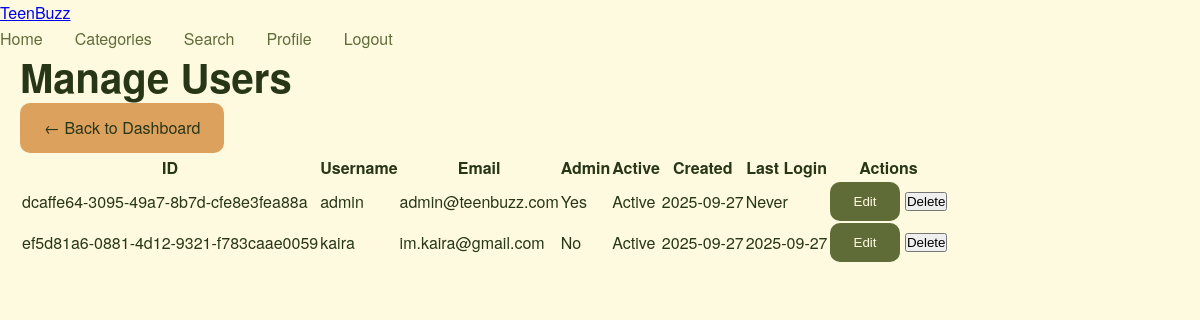
/admin/users (signed in), run on the app's committed database.
### tables this page shows
CREATE TABLE users (
            id TEXT PRIMARY KEY,
            username TEXT UNIQUE NOT NULL,
            email TEXT UNIQUE NOT NULL,
            password_hash TEXT NOT NULL,
            is_admin BOOLEAN DEFAULT 0,
            created_at TIMESTAMP DEFAULT CURRENT_TIMESTAMP,
            updated_at TIMESTAMP DEFAULT CURRENT_TIMESTAMP
        , last_login TIMESTAMP, is_active BOOLEAN DEFAULT 1);

### app_with_auth.py (the view)
@app.route('/admin/users')
@admin_required
def admin_users():
    try:
        users = local_db.select('users') if local_db else []
        return render_template('admin_users.html', users=users)
    except Exception as e:
        flash(f'Error loading users: {str(e)}', 'error')
        return render_template('admin_users.html', users=[])

### app_with_auth.py (called while the page is built)
@app.context_processor
def inject_user():
    return {
        'current_user': get_current_user(),
        'is_authenticated': is_authenticated(),
        'is_admin': is_admin()
    }

### auth_system_enhanced.py (called while the page is built)
def admin_required(f):
    @wraps(f)
    def decorated_function(*args, **kwargs):
        if not auth_manager.is_authenticated():
            flash('Please log in to access this page.', 'error')
            return redirect(url_for('login'))
        if not auth_manager.is_admin():
            flash('Admin access required.', 'error')
            return redirect(url_for('home'))
        return f(*args, **kwargs)
    return decorated_function

def get_current_user():
    return auth_manager.get_current_user()

def is_authenticated():
    return auth_manager.is_authenticated()

def is_admin():
    return auth_manager.is_admin()

    def get_current_user(self):
        if not session.get('is_authenticated'):
            return None
        return {
            'id': session.get('user_id'),
            'username': session.get('username'),
            'email': session.get('email'),
            'is_admin': session.get('is_admin', False)
        }

    def is_authenticated(self):
        return session.get('is_authenticated', False)

    def is_admin(self):
        return session.get('is_admin', False)

### database_manager.py (called while the page is built)
    def execute_query(self, query: str, params: tuple = ()) -> List[Dict[str, Any]]:
        if not self.conn:
            self.connect()
        cursor = self.conn.cursor()
        cursor.execute(query, params)
        columns = [description[0] for description in cursor.description] if cursor.description else []
        results = [dict(zip(columns, row)) for row in cursor.fetchall()]
        self.conn.commit()
        return results

    def select(self, table: str, columns: str = '*', where: str = '', params: tuple = (), limit: int = None) -> List[Dict[str, Any]]:
        query = f"SELECT {columns} FROM {table}"
        if where:
            query += f" WHERE {where}"
        if limit:
            query += f" LIMIT {limit}"
        return self.execute_query(query, params)

### templates/admin_users.html (shortened to what this page needs)
<!DOCTYPE html>
<html lang="en">
<head>
    <link rel="stylesheet" href="{{ url_for('static', filename='css/style.css') }}">
</head>
<body>
    <nav class="navbar">
        <div class="nav-container">
            <div class="nav-logo">
                <a href="{{ url_for('home') }}">TeenBuzz</a>
            </div>
            <div class="nav-menu">
                <a href="{{ url_for('home') }}" class="nav-link">Home</a>
                <a href="{{ url_for('categories') }}" class="nav-link">Categories</a>
                <a href="{{ url_for('search_articles') }}" class="nav-link">Search</a>
                {% if is_authenticated %}
                    <a href="{{ url_for('user_profile') }}" class="nav-link">Profile</a>
                    <a href="{{ url_for('logout') }}" class="nav-link">Logout</a>
                {% else %}
                    <a href="{{ url_for('login') }}" class="nav-link">Login</a>
                    <a href="{{ url_for('register') }}" class="nav-link">Register</a>
                {% endif %}
            </div>
        </div>
    </nav>
    <main class="main-content">
        <div class="container">
            <div class="admin-header">
                <h1>Manage Users</h1>
                <a href="{{ url_for('admin_dashboard') }}" class="btn btn-secondary">← Back to Dashboard</a>
            </div>
            <div class="admin-table-container">
                <table class="admin-table">
                    <thead>
                        <tr>
                            <th>ID</th>
                            <th>Username</th>
                            <th>Email</th>
                            <th>Admin</th>
                            <th>Active</th>
                            <th>Created</th>
                            <th>Last Login</th>
                            <th>Actions</th>
                        </tr>
                    </thead>
                    <tbody>
                        {% for user in users %}
                        <tr>
                            <td>{{ user.id }}</td>
                            <td>{{ user.username }}</td>
                            <td>{{ user.email }}</td>
                            <td>
                                {% if user.is_admin %}
                                    <span class="badge badge-success">Yes</span>
                                {% else %}
                                    <span class="badge badge-secondary">No</span>
                                {% endif %}
                            </td>
                            <td>
                                {% if user.is_active %}
                                    <span class="badge badge-success">Active</span>
                                {% else %}
                                    <span class="badge badge-danger">Inactive</span>
                                {% endif %}
                            </td>
                            <td>{{ user.created_at[:10] if user.created_at else 'N/A' }}</td>
                            <td>{{ user.last_login[:10] if user.last_login else 'Never' }}</td>
                            <td>
                                <button class="btn btn-sm btn-primary">Edit</button>
                                <button class="btn btn-sm btn-danger">Delete</button>
                            </td>
                        </tr>
                        {% endfor %}
                    </tbody>
                </table>
            </div>
        </div>
    </main>
</body>
</html>

### static/css/style.css (style rules this page uses)
:root { --primary-color: #606c38; --secondary-color: #283618; --bg-primary: #fefae0; --accent-color: #dda15e; --highlight-color: #bc6c25; --text-primary: #283618; --text-secondary: #606c38; --text-light: #fefae0; --success-color: #28a745; --danger-color: #dc3545; --warning-color: #ffc107; --info-color: #17a2b8; --shadow-light: 0 2px 10px rgba(0,0,0,0.1); --shadow-medium: 0 4px 20px rgba(0,0,0,0.15); --shadow-heavy: 0 8px 30px rgba(0,0,0,0.2); --border-radius: 16px; --border-radius-small: 10px; --transition: all 0.3s ease; --primary-blue: #1e40af; --secondary-blue: #3b82f6; --accent-orange: #f97316; --text-dark: #1f2937; --text-gray: #6b7280; --bg-white: #ffffff; --bg-light: #f9fafb; --border-light: #e5e7eb; }
* { margin: 0; padding: 0; box-sizing: border-box; }
body { font-family: 'Helvetica Neue', Helvetica, Arial, sans-serif; line-height: 1.6; color: var(--text-primary); background-color: var(--bg-primary); }
.container { max-width: 1200px; margin: 0 auto; padding: 0 20px; }
h1, h2, h3, h4 { font-weight: 600; line-height: 1.3; }
h1 { font-size: 2.5rem; }
.btn-primary, .btn-secondary, .btn-filter { padding: 12px 24px; border: none; border-radius: var(--border-radius-small); font-weight: 500; cursor: pointer; transition: var(--transition); text-decoration: none; display: inline-block; }
.btn-primary { background: var(--primary-color); color: var(--bg-primary); }
.btn-secondary { background: var(--accent-color); color: var(--secondary-color); border: none; }
.nav-menu { display: flex; align-items: center; gap: 2rem; }
.nav-link { text-decoration: none; color: var(--text-secondary); font-weight: 500; transition: var(--transition); }

### data on the page
users: id "dcaffe64-3095-49a7-8b7d-cfe8e3fea88a", username "admin", email "admin@teenbuzz.com", is_admin "Yes", is_active "Active", created_at "2025-09-27", last_login "Never"
users: id "ef5d81a6-0881-4d12-9321-f783caae0059", username "kaira", email "im.kaira@gmail.com", is_admin "No", is_active "Active", created_at "2025-09-27", last_login "2025-09-27"
